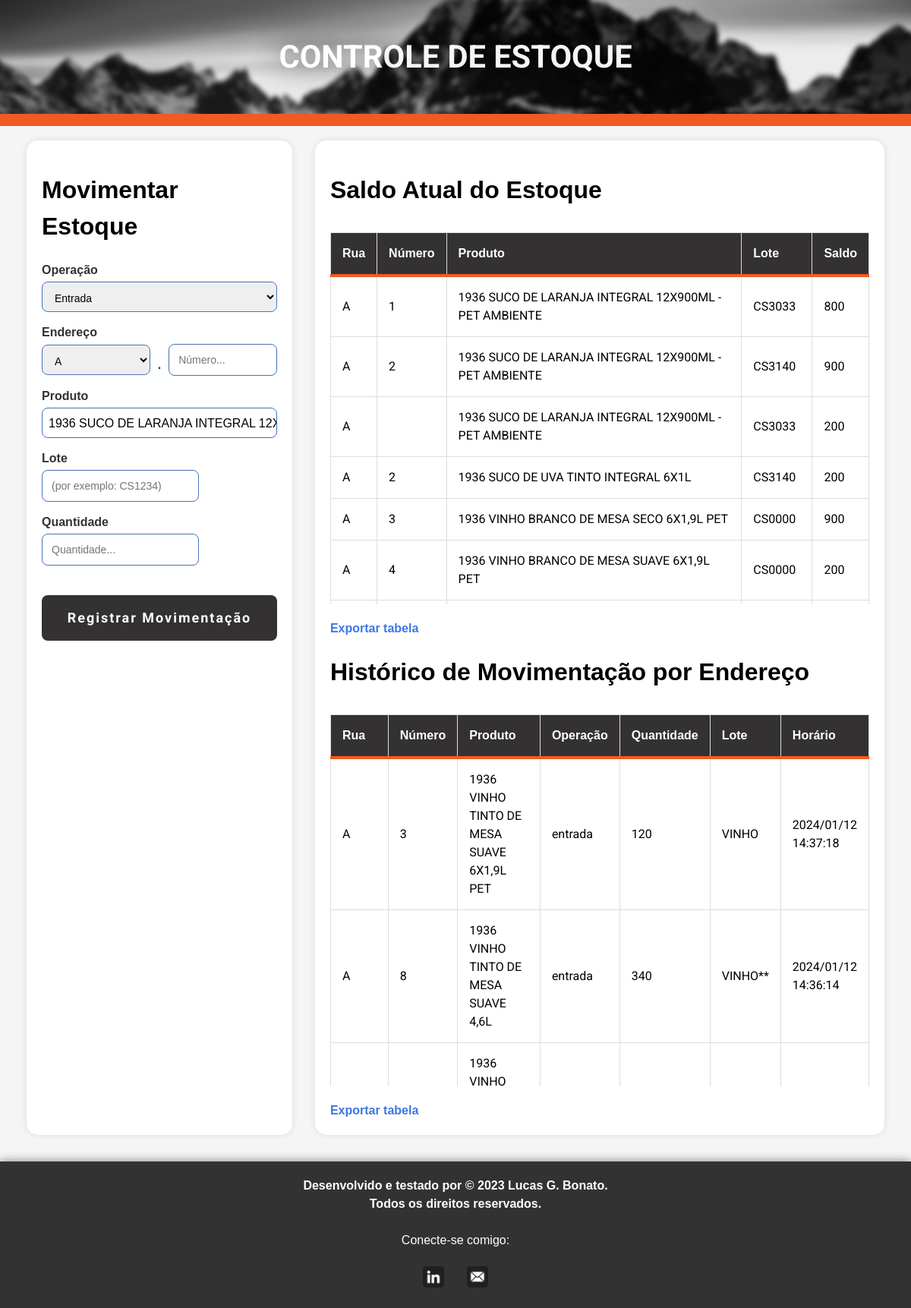
The page / on the database its author committed.
### tables this page shows
CREATE TABLE historico (
                            numero INTEGER,
                            letra TEXT,
                            produto TEXT,
                            lote TEXT,
                            quantidade INTEGER,
                            operacao TEXT,
                            timestamp DATETIME DEFAULT CURRENT_TIMESTAMP
                        );

### inouts.py (the view)
@app.route('/')
def index():
    create_tables()
    estoque = get_estoque()
    saldo_atual = get_saldo_atual()
    produtos = get_produtos()
    return render_template('index.html', estoque=estoque, saldo_atual=saldo_atual, produtos=produtos)

### inouts.py (called while the page is built)
def get_produtos():
    with sqlite3.connect(db_path) as connection:
        cursor = connection.cursor()
        cursor.execute('SELECT DISTINCT produto FROM produtos ORDER BY produto')
        produtos = [row[0] for row in cursor.fetchall()]
    return produtos

def get_estoque():
    with sqlite3.connect(db_path) as connection:
        cursor = connection.cursor()
        cursor.execute('SELECT * FROM historico ORDER BY timestamp DESC LIMIT 10')
        estoque = [
            {'numero': row[0], 'letra': row[1], 'produto': row[2], 'lote': row[3], 'quantidade': row[4],
             'operacao': row[5], 'timestamp': row[6]} for row in cursor.fetchall()
        ]
    return estoque

def get_saldo_atual():
    with sqlite3.connect(db_path) as connection:
        cursor = connection.cursor()
        cursor.execute('''
            SELECT numero, letra, produto, lote, SUM(CASE
                WHEN operacao = 'entrada' OR operacao = 'transf_entrada' THEN quantidade
                WHEN operacao = 'saída' OR operacao = 'transf_saída' THEN (quantidade * -1)
                ELSE (quantidade * -1)
            END) as saldo
            FROM historico
            GROUP BY numero, letra, produto, lote
            HAVING saldo != 0
            ORDER BY produto
        ''')
        saldo_atual = [
            {'numero': row[0], 'letra': row[1], 'produto': row[2], 'lote': row[3], 'saldo': row[4]} for row in cursor.fetchall()
        ]
    return saldo_atual

### templates/index.html (shortened to what this page needs)
<!DOCTYPE html>
<html lang="pt-br">
    <head>
        <link rel="stylesheet" href="{{ url_for('static', filename='estilo.css') }}">
        <link rel="stylesheet" href="{{ url_for('static', filename='select2.css') }}"/>
    </head>
    <body>
        <section class="banner text-overlay">
            <img class="blurable" src="{{ url_for('static', filename='banner.jpg') }}" alt="Banner">
            <span class="header-title">CONTROLE DE ESTOQUE</span>
        </section>
        <div class="header-bar"></div>
        <br>
        <div class="container">
            <div class="form-container" style="min-height: 700px">
                <form method="post" action="{{ url_for('movimentar') }}">
                    <h1>Movimentar Estoque</h1>
                    <label for="operacao">Operação</label>
                    <select name="operacao" id="operacao" onchange="toggleFields()">
                        <option value="entrada">Entrada</option>
                    </select>
                    <label for="letra">Endereço</label>
                    <div class="endereco-container">
                        <select name="letra">
                            <option value="A">A</option>
                        </select>
                        <label for="numero">.</label>
                        <input type="number" name="numero" step="any" min="1" max="99999.9" required placeholder="Número...">
                    </div>
                        <label for="produto">Produto</label>
                    <div>
                    </div>
                    <label for="lote">Lote</label>
                    <div>
                        <input class="integ" pattern="[A-Z0-9]{6}" maxlength="6" type="text" name="lote" required placeholder="(por exemplo: CS1234)">
                    </div>
                    <label for="quantidade">Quantidade</label>
                    <div>
                        <input class="integ" type="number" name="quantidade" min="1" required placeholder="Quantidade...">
                    </div>
                    <br>
                    <input class="subm" type="submit" value="Registrar Movimentação">
                </form>
            </div>
            <div class="tables-container">
                <h1>Saldo Atual do Estoque</h1>
                <div style="max-height: 500px; overflow-y: auto;">
                    <table>
                        <tr>
                            <th>Rua</th>
                            <th>Número</th>
                            <th>Produto</th>
                            <th>Lote</th>
                            <th>Saldo</th>
                        </tr>
                        {% for item in saldo_atual %}
                        <tr>
                            <td>{{ item['letra'] }}</td>
                            <td>{{ item['numero'] }}</td>
                            <td>{{ item['produto'] }}</td>
                            <td>{{ item['lote'] }}</td>
                            <td>{{ item['saldo'] }}</td>
                        </tr>
                        {% endfor %}
                    </table>
                </div>
                <a href="{{ url_for('export_saldo_csv') }}">Exportar tabela</a>
                <h1>Histórico de Movimentação por Endereço</h1>
                <div style="max-height: 500px; overflow-y: auto;">
                    <table>
                        <tr>
                            <th>Rua</th>
                            <th>Número</th>
                            <th>Produto</th>
                            <th>Operação</th>
                            <th>Quantidade</th>
                            <th>Lote</th>
                            <th>Horário</th>
                        </tr>
                        {% for item in estoque %}
                        <tr>
                            <td>{{ item['letra'] }}</td>
                            <td>{{ item['numero'] }}</td>
                            <td>{{ item['produto'] }}</td>
                            <td>{{ item['operacao'] }}</td>
                            <td>{{ item['quantidade'] }}</td>
                            <td>{{ item['lote'] }}</td>
                            <td>{{ item['timestamp'] }}</td>
                        </tr>
                        {% endfor %}
                    </table>
                </div>
                <a href="{{ url_for('export_estoque_csv') }}">Exportar tabela</a>
            </div>
        </div>
        <div id="footer">
            <p style="font-weight: bold;">Desenvolvido e testado por &copy; 2023 Lucas G. Bonato. <br> Todos os direitos reservados.</p> <br>
            <p>Conecte-se comigo:</p>
            <ul class="footer-links">
                <li>
                    <a href="https://www.linkedin.com/in/lucas-bonato/" target="_blank">
                        <img class="footer" src="{{ url_for('static', filename='lkdin.png') }}" alt="LinkedIn">
                    </a>
                </li>
                <li>
                    <a href="mailto:lucas.bon4to@gmail.com" target="_blank">
                        <img class="footer" src="{{ url_for('static', filename='email.png') }}" alt="E-mail">
                    </a>
                </li>
            </ul>
        </div>
    </body>
</html>

### static/estilo.css (style rules this page uses)
html, body { height: 100%; font-family: 'Calibri Light', sans-serif; margin: 0; padding: 0; background-color: #f5f5f5; line-height: 1.5; }
.banner { height: 150px; overflow: hidden; position: fixed; }
.banner img { width: 100%; height: auto; position: absolute; top: 0; left: 0; z-index: 0; transform: translateY(0); transition: transform 0.3s ease-out; }
.banner img.blurable { width: 100%; height: auto; position: absolute; top: -450px; left: 0; scale: 1.02; filter: blur(3px) ; transition: filter 0.5s ease-out, transform 0.5s ease-out; }
.text-overlay { position: relative; text-align: center; color: #fff; }
.endereco-container { display: flex; align-items: center; }
.endereco-container label { margin: 10px; }
span.header-title { position: absolute; color: #ffffff; font-size: 260%; font-weight: bold; top: 50%; left: 50%; font-family: "Roboto", sans-serif; transform: translate(-50%, -50%); text-shadow: 0 0 40px rgba(0, 0, 0, 0.98); opacity: 0.96; pointer-events: none; }
h1 { pointer-events: none; }
.header-bar { height: 16px; background-color: #F15A22; }
#footer { background-color: rgba(34, 34, 34, 0.92); color: white; padding: 20px; text-align: center; margin-top: 20px; display: flex; flex-direction: column; align-items: center; box-shadow: 0 0 12px rgba(0, 0, 0, 0.5); }
#footer p, #footer ul { margin: 0; padding: 0; }
#footer ul { list-style: none; display: flex; justify-content: center; }
#footer li { margin: 0 15px; }
#footer a { color: white; text-decoration: none; font-weight: bold; }
.footer-links { list-style: none; padding: 0; margin: 0; display: flex; justify-content: center; }
.footer-links li { margin: 0; }
form { display: flex; flex-direction: column; margin: 0 auto; align-items: flex-start; max-width: 140%; }
label { font-size: 16px; margin-bottom: 3px; color: #333; font-weight: bold; }
input, select { border: 1px solid #4373b6; font-size: 14px; padding: 12px; width: 100%; margin-bottom: 15px; box-sizing: border-box; border-radius: 8px; transition: border-color 0.2s ease-out; }
img.footer { width: 28px; height: auto; margin-top: 2px; filter: none; transition: filter 0.2s; }
select { height: 40px; }
input.subm { margin-top: auto; width: 100%; height: 60px; font-size: 18px; cursor: pointer; background-color: #333132; color: #fff; font-weight: bolder; border: none; border-radius: 8px; transition: box-shadow 0.3s ease-out, scale 0.3s ease-out, background-color 0.3s, letter-spacing 0.3s, border-radius 0.2s; font-family: "Roboto", sans-serif; letter-spacing: 2px; }
a { color: #3a77e8; text-decoration: none; font-size: 16px; margin-top: 20px; display: inline-block; text-align: center; font-weight: bold; transition: color 0.3s; }
table { width: 100%; border-collapse: collapse; margin-top: 10px; }
th, td { border: 1px solid #ddd; padding: 15px; text-align: left; }
th { background-color: rgba(52, 49, 50, 1); color: #fff; font-weight: bolder; border-bottom: 4px solid #F15A22; }
td { font-family: "Roboto", sans-serif; }
.container { display: flex; justify-content: flex-start; margin: 20px; margin-top: -5px; flex-wrap: wrap; }
.form-container, .tables-container { flex: 1; margin: 15px; margin-top: 0; box-sizing: border-box; background-color: #fff; border-radius: 15px; box-shadow: 0 0 10px rgba(0, 0, 0, 0.1); padding: 20px; }
.tables-container { max-height: 130%; }
.form-container { max-width: 22%; width: 100%; flex-direction: column; display: flex; align-items: flex-start; }
@media screen and (max-width: 1300px) { .form-container { max-width: none; } }
@media screen and (max-width: 1300px) { .banner img.blurable { top: -260px; left: 0; } }

### rows shown on the page
historico: letra "A", numero "2", produto "1936 SUCO DE UVA TINTO INTEGRAL 6X1L", lote "CS3140", saldo "200"
historico: letra "A", numero "3", produto "1936 VINHO BRANCO DE MESA SECO 6X1,9L PET", lote "CS0000", saldo "900", produto "1936 VINHO…"
historico: letra "A", numero "4", produto "1936 VINHO BRANCO DE MESA SUAVE 6X1,9L PET", lote "CS0000", saldo "200"
historico: letra "A", numero "3", produto "1936 VINHO TINTO DE MESA SUAVE 6X1,9L PET", operacao "entrada", quantidade "120", lote "VINHO", timestamp "2024/01/12 14:37:18"
historico: letra "A", numero "8", produto "1936 VINHO TINTO DE MESA SUAVE 4,6L", operacao "entrada", quantidade "340", lote "VINHO**", timestamp "2024/01/12 14:36:14"

### other values the page prints
{{ item['letra'] }} "A" "A" "A"
{{ item['numero'] }} "1" "2"
{{ item['produto'] }} "1936 SUCO DE LARANJA INTEGRAL 12X900ML - PET AMBIENTE" "1936 SUCO DE LARANJA INTEGRAL 12X900ML - PET AMBIENTE" "1936 SUCO DE LARANJA INTEGRAL 12X900ML - PET AMBIENTE"
{{ item['lote'] }} "CS3033" "CS3140" "CS3033"
{{ item['saldo'] }} "800" "900" "200"
